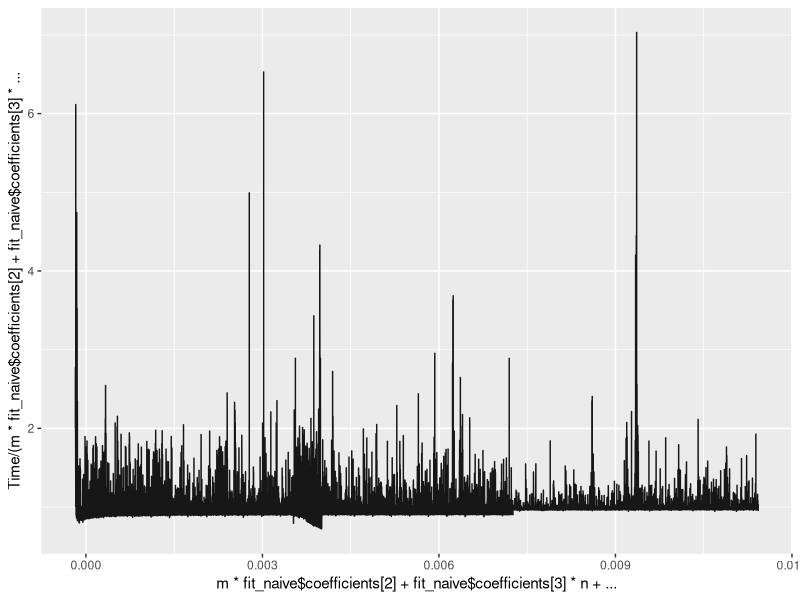
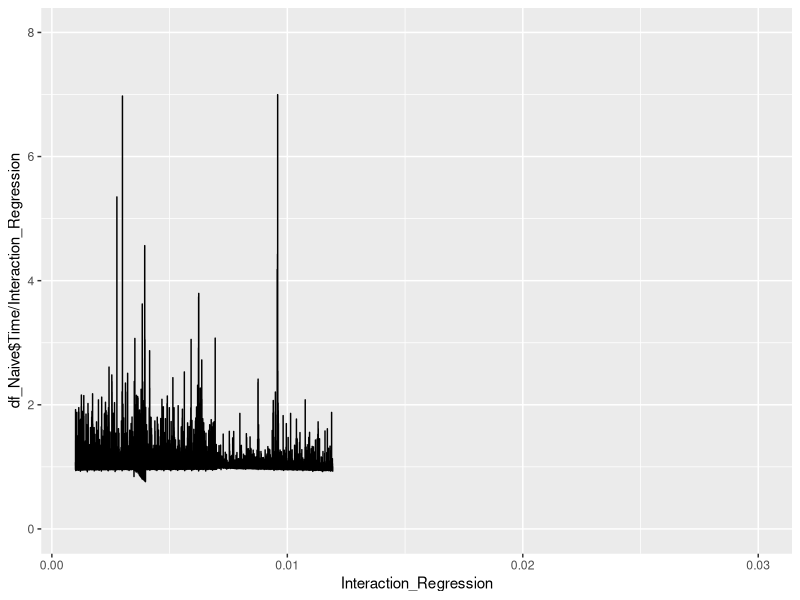
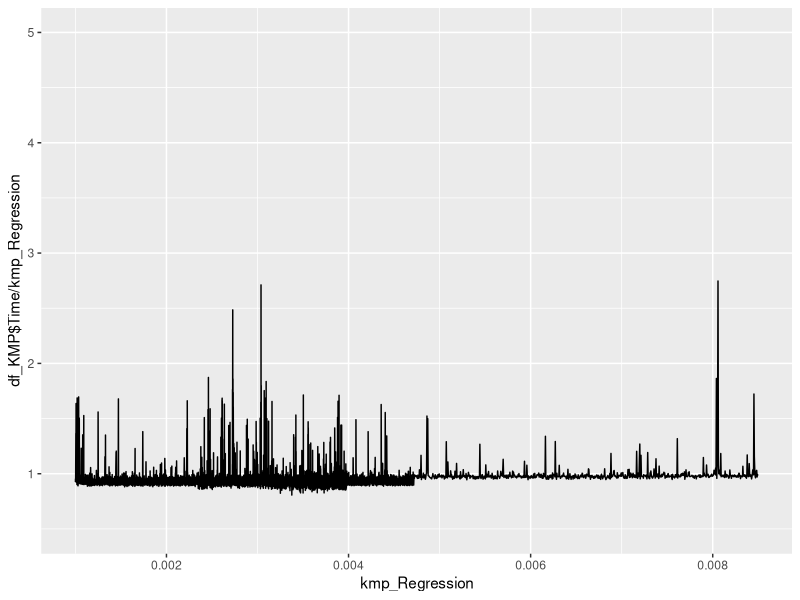
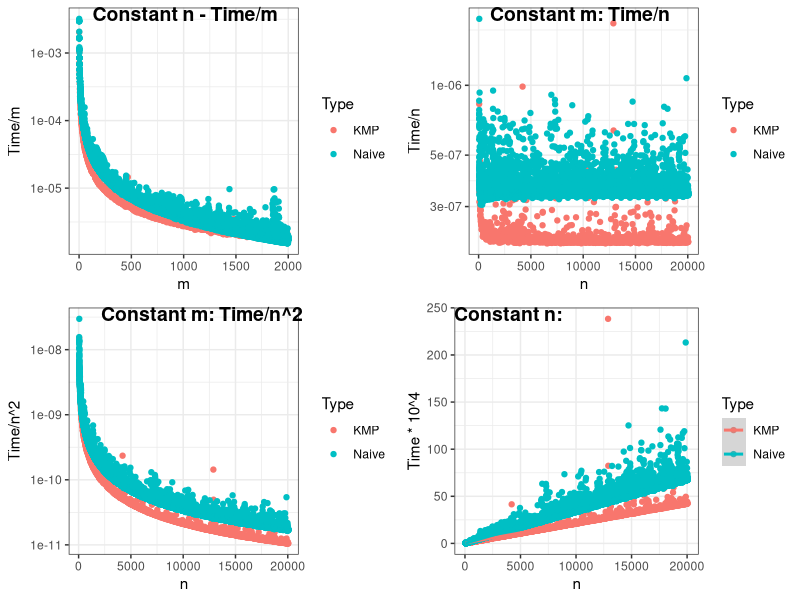

Source code (R) for these figures, in order:
## ---- chunk 1
knitr::opts_chunk$set(echo = TRUE)

library(tidyverse)

## ---- chunk 2

# Import Naive
df_Naive = read.csv("Test ExactSubstring_Naive.csv", header = FALSE)

colnames(df_Naive) = c("Function", "Time", "n", "m", "z", "RunName")

df_Naive$RunName = factor(x = df_Naive$RunName)
df_Naive$Function = factor(x = df_Naive$Function)

# Import KMP
df_KMP = read.csv("Test ExactSubstring_KMP.csv", header = FALSE)

colnames(df_KMP) = c("Function", "Time", "n", "m", "z", "RunName")

df_KMP$RunName = factor(x = df_KMP$RunName)
df_KMP$Function = factor(x = df_KMP$Function)

## ---- chunk 3


## ---- chunk 4

fit_naive = lm( data = df_Naive, formula = Time ~ m + n)

ggplot( data = df_Naive ) +
  geom_line( 
    aes( 
      y = Time / ( m * fit_naive$coefficients[2] + fit_naive$coefficients[3] * n ), 
      x = m * fit_naive$coefficients[2] + fit_naive$coefficients[3] * n + fit_naive$coefficients[1] 
    ), 
    color = "#000000", alpha = 0.9 
  ) 

## ---- chunk 5

fit_naive_poly = glm( data = df_Naive, formula = Time ~ n * m )
fit_naive_poly
inc = fit_naive_poly$coefficients[1]
c_n = fit_naive_poly$coefficients[2]
c_m = fit_naive_poly$coefficients[3]
c_nm = fit_naive_poly$coefficients[4]
Interaction_Regression = inc + c_n * df_Naive$n + c_m * df_Naive$m + df_Naive$n * df_Naive$m * c_nm
Interaction_Regression = 0 + c_n * df_Naive$n + 0 * df_Naive$m + df_Naive$n * df_Naive$m * c_nm

ggplot(  ) +
  geom_line( 
    aes( 
      y = df_Naive$Time / Interaction_Regression, 
      x = Interaction_Regression
    )
  ) + xlim(0.001, 0.03) + ylim(0, 8)


## ---- chunk 6

fit_kmp = glm( data = df_KMP, formula = Time ~ n + m )
inc = fit_kmp$coefficients[1]
c_m = fit_kmp$coefficients[3]
c_n = fit_kmp$coefficients[2]
kmp_Regression = inc + c_n * df_KMP$n + c_m * df_KMP$m
kmp_Regression = 0 + c_n * df_KMP$n + c_m * df_KMP$m

ggplot(  ) +
  geom_line( 
    aes( 
      y = df_KMP$Time / kmp_Regression, 
      x = kmp_Regression
    )
  ) + xlim(0.001, 0.0085) + ylim(0.5, 5)

## ---- chunk 7

fit_naive = lm( data = df_Naive, formula = Time ~ n + m )
fit_naive_z = lm( data = df_Naive, formula = Time ~ n + m + z )

an_naive = anova(fit_naive, fit_naive_z)
an_naive$`Pr(>F)`

## ---- chunk 8

fit_kmp = lm( data = df_KMP, formula = Time ~ n + m )
fit_kmp_z = lm( data = df_KMP, formula = Time ~ n + m + z )

an_kmp = anova(fit_kmp, fit_kmp_z)
an_kmp$`Pr(>F)`

## ---- chunk 9
library(dplyr)
library(ggpubr)
df_Naive = read.csv("Test ExactSubstring_Naive.csv", header = FALSE)
df_KMP = read.csv("Test ExactSubstring_KMP.csv", header = FALSE)
colnames(df_Naive) = c("Function", "Time", "n", "m", "z", "RunName")
colnames(df_KMP) = c("Function", "Time", "n", "m", "z", "RunName")

dat_kmp = df_KMP 
dat_naive = df_Naive
ploting <- function(dat_naive, dat_kmp){
      dat_naive <- dat_naive %>%
            mutate(type = "Naive")
    
      dat_kmp <- dat_kmp %>%
            mutate(type = "KMP")
      
      all <- rbind(dat_kmp, dat_naive)
      colnames(all) = c("Function", "Time", "n", "m", "z", "RunName", "Type")
      
      constant_n <- all %>%
              filter(n == 10000)
      
      constant_m <- all %>%
              filter(m == 10)
      return(list(constant_n, constant_m))
} 

fig <- ploting(df_Naive, df_KMP)

      #a <- qplot(y = Constant_n$Time/Constant_n$m, x = Constant_n$m) + ylim(0,0.001)
      #b <- qplot(y = Constant_m$Time/Constant_m$n, x = Constant_m$n) + ylim(0,2.5*10^-6)

      constant_n_1 <- ggplot(data = fig[[1]]) + 
        geom_point(mapping = aes(y = Time/m, x = m, color = Type)) + theme_bw() +  scale_y_log10() 
      constant_m_n_linear <- ggplot(data = fig[[2]]) + theme_bw() +
        geom_point(mapping = aes(y = Time/n, x = n, color = Type))+  scale_y_log10() 
      constant_m_non_linear <- ggplot(data = fig[[2]]) + theme_bw() +
        geom_point(mapping = aes(y = Time/n^2, x = n, color = Type))+  scale_y_log10() 
      constant_m_linear <- ggplot(data = fig[[2]]) +
        geom_point(mapping = aes(y = Time*10^4, x = n, color = Type)) + 
        geom_smooth(method = "lm", mapping = aes(y = Time*10^4, x = n, color = Type)) + theme_bw() 
      
      
      # constant_n_2 <- ggplot(data = fig[[1]]) + 
      #   geom_point(mapping = aes(y = Time/m, x = m, color = Type)) + theme_bw() +  scale_y_log10() 
      # constant_m_2<- ggplot(data = fig[[2]]) + theme_bw() +
      #   geom_point(mapping = aes(y = Time/n, x = n, color = Type))  + scale_y_log10() 
      # constant_n_linear <- ggplot(data = fig[[2]]) +
      # geom_point(mapping = aes(y = Time*10^4, x = n, color = Type)) + geom_smooth(method = "lm",mapping = aes(y = Time*10^4, x = n)) + theme_bw()

ggarrange(constant_n_1, constant_m_n_linear,constant_m_non_linear,constant_m_linear,
      labels = c('Constant n - Time/m', 'Constant m: Time/n','Constant m: Time/n^2', 'Constant n:'),
      ncol = 2, nrow = 2)




